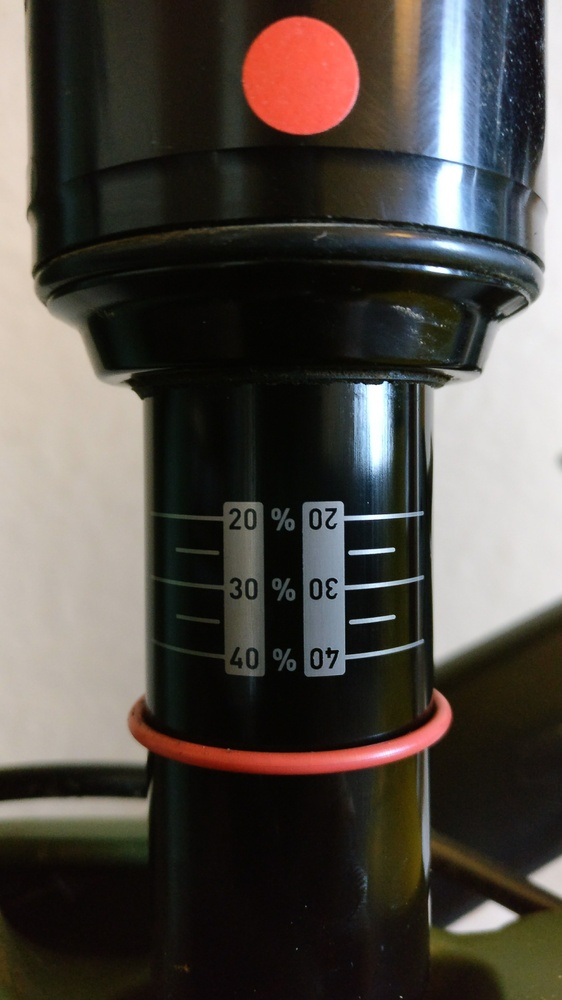
#> input picture images/100_rs.jpg, 562 x 1000 px, shrunk from 2610 x 4640 before the run
$ python measure.py   (Python 2 division)
#> lines starting #> are read from the running program, lines starting #| are printed output that depends on the picture; after the words box and inside, x2 and y2 are one past the last pixel; in counts of white or black regions, pixels touching at a corner belong together
import cv2
import numpy as np

def show_image(image, wait_time):
    try:
        cv2.imshow(str(image), image)
        cv2.waitKey(wait_time)
        return 0
    except cv2.error as e:
        print e.message

image = cv2.imread('../images/100_rs.jpg')
#> image is the input picture: shape (1000, 562, 3); mean B, G, R 68.8, 74.5, 79.8
gray_scaled = cv2.cvtColor(image, cv2.COLOR_BGR2GRAY)
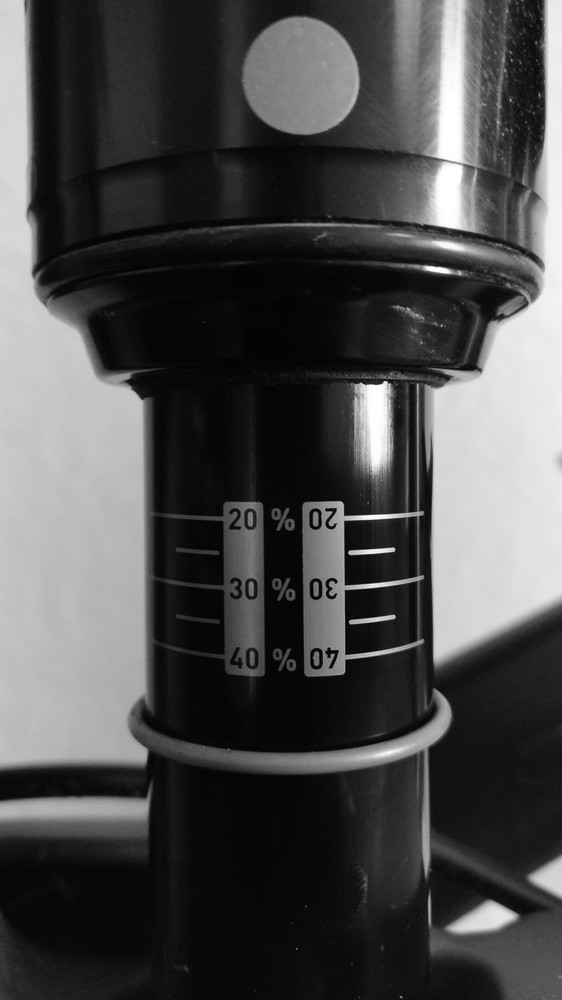
#> gray_scaled: shape (1000, 562); min 1, max 255, mean 75.5
blurred = cv2.GaussianBlur(gray_scaled, (5, 5), 0)
edged = cv2.Canny(blurred, 10, 90, apertureSize=3)
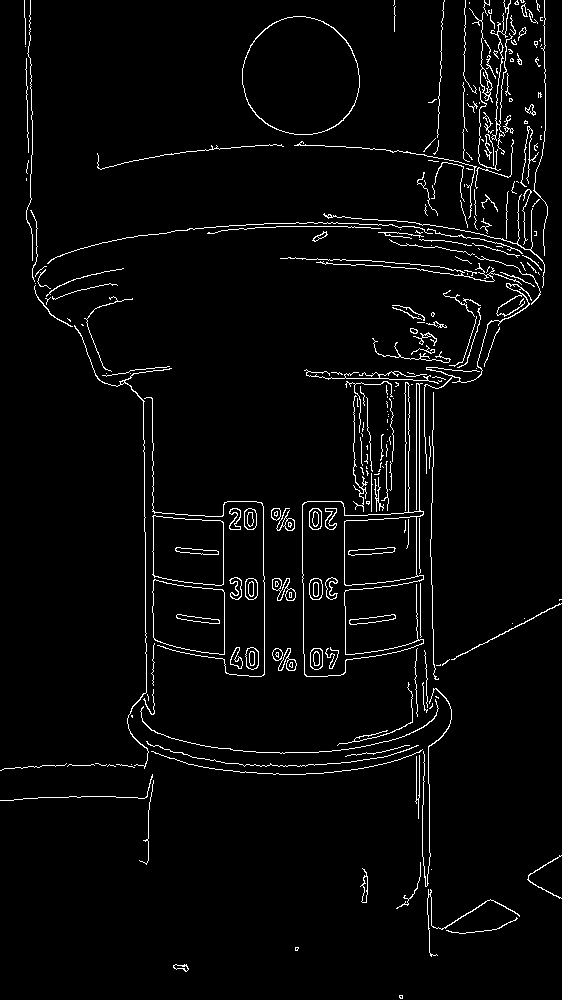
#> edged: shape (1000, 562); 3.3% white in thin lines or dots
cv2.imwrite('edged.jpg', edged)
min_line_length = 1000
max_line_gap = 10

lines = cv2.HoughLinesP(edged, 1, np.pi/180, 50, min_line_length, max_line_gap)
#> lines = 135 rows, first 6: [416, 509, 416, 383], [419, 797, 419, 755], [431, 531, 431, 503], [441, 50, 441, 30], [153, 550, 153, 515], [429, 791, 429, 847]

img_height, img_width = image.shape[:2]
#> img_height = 1000; img_width = 562

y_min = img_height
#> y_min = 1000
y_max = 0

for x1, y1, x2, y2 in lines[0]:
    #if x > half image
    if x1 >= img_width/2 and y1 >= img_height/3 and y2 <= ((img_height / 3)*2) and abs(x1 - x2) <= 1:
        y_min = min(y1, y_min)
        y_max = max(y2, y_max)
        cv2.line(image, (x1, y1), (x2, y2), (0,255,0), 15)
#> this loop made 1 pass
#> (x1, y1, x2, y2, y_min, y_max) on pass 1: (416, 509, 416, 383, 509, 383)
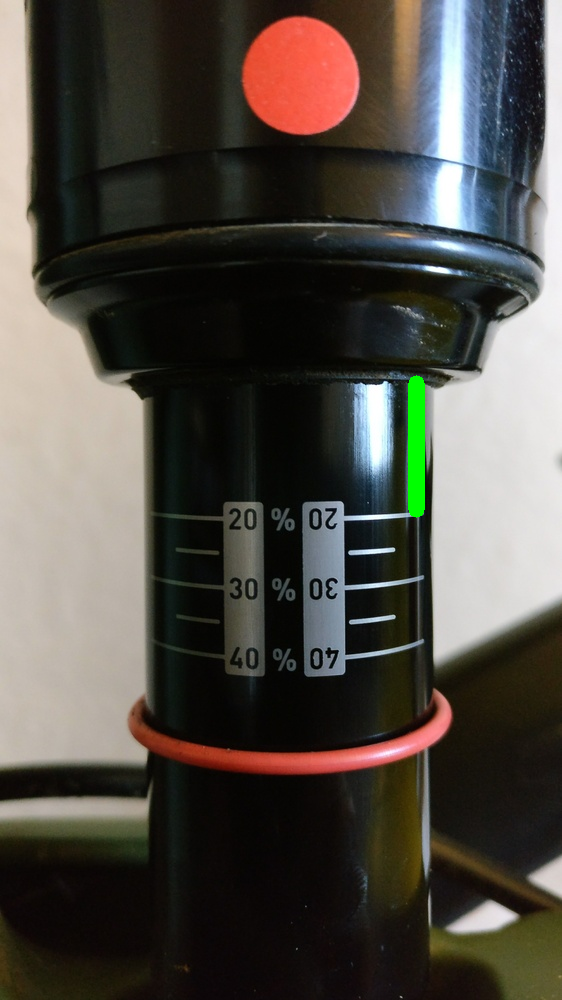
#> image: shape (1000, 562, 3); 0.42% of pixels changed, all inside (x1, y1, x2, y2) = (408, 375, 425, 518)
cv2.imwrite('output.jpg',image)

$ run again, with images/150_rs.jpg copied over images/100_rs.jpg
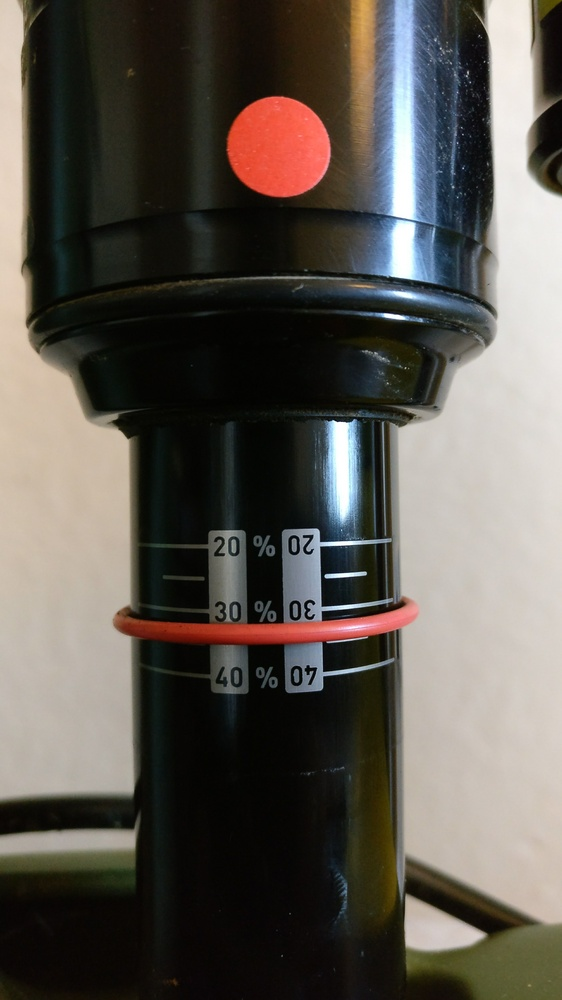
#> input picture images/150_rs.jpg, 562 x 1000 px, shrunk from 2610 x 4640 before the run
#> image is the input picture: shape (1000, 562, 3); mean B, G, R 81.2, 88.1, 93.4
#> `edged = cv2.Canny(blurred, 10, 90, apertureSize=3)`:
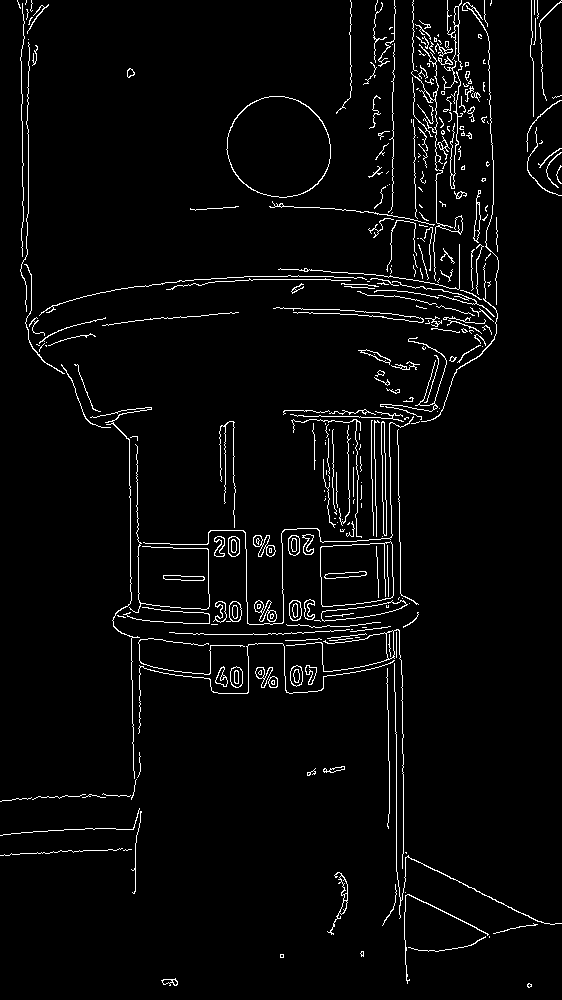
#> edged: shape (1000, 562); 3.5% white in thin lines or dots
#> lines = 156 rows, first 6: [391, 505, 391, 533], [400, 542, 400, 593], [385, 596, 385, 579], [403, 774, 403, 813], [387, 547, 387, 575], [130, 498, 130, 544]
#> the loop `for x1, y1, x2, y2 in lines[0]:` made 1 pass
#> (x1, y1, x2, y2, y_min, y_max) on pass 1: (391, 505, 391, 533, 505, 533)
#> after the loop `for x1, y1, x2, y2 in lines[0]:`:
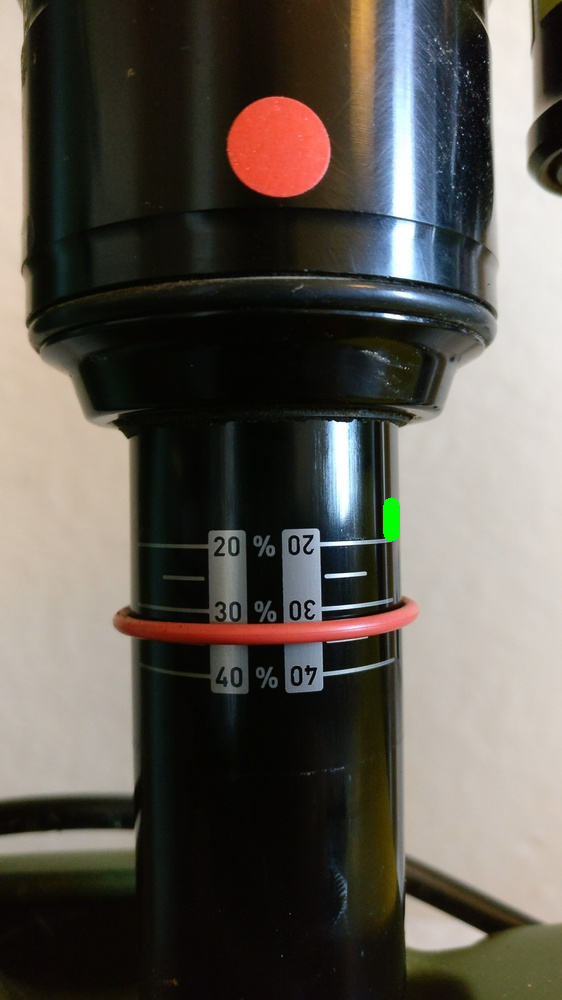
#> image: shape (1000, 562, 3); 0.12% of pixels changed, all inside (x1, y1, x2, y2) = (383, 497, 400, 542)

$ run again, with images/100_fox.jpg copied over images/100_rs.jpg
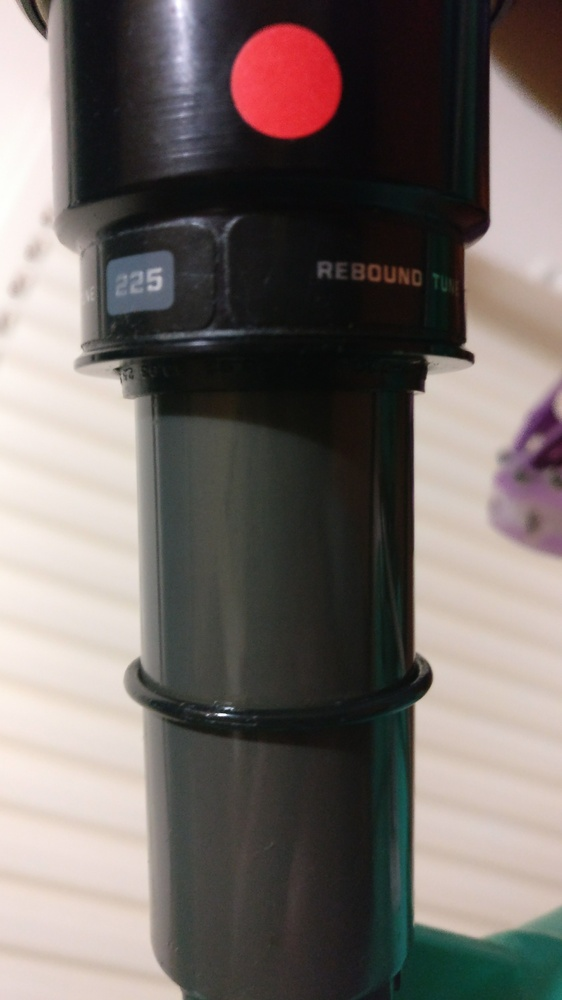
#> input picture images/100_fox.jpg, 562 x 1000 px, shrunk from 2610 x 4640 before the run
#> image is the input picture: shape (1000, 562, 3); mean B, G, R 103.6, 107.3, 115.5
#> `gray_scaled = cv2.cvtColor(image, cv2.COLOR_BGR2GRAY)`:
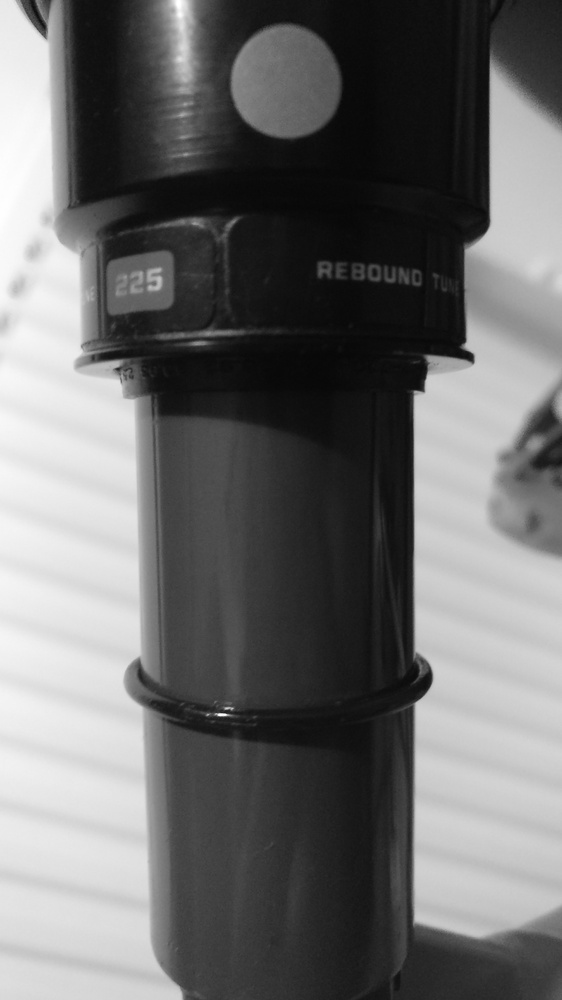
#> gray_scaled: shape (1000, 562); min 7, max 255, mean 109.3
#> `edged = cv2.Canny(blurred, 10, 90, apertureSize=3)`:
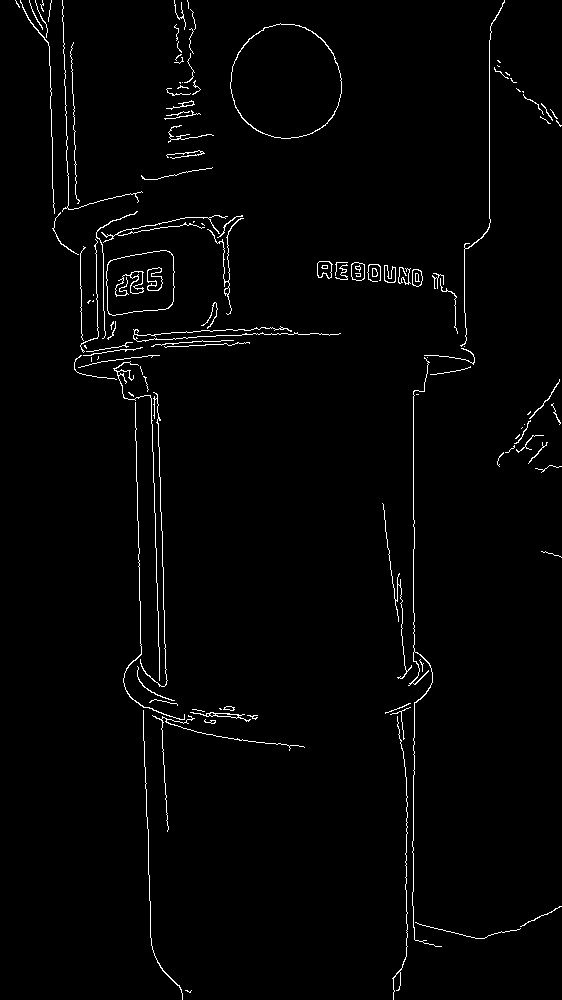
#> edged: shape (1000, 562); 1.8% white in thin lines or dots
#> lines = 90 rows, first 6: [143, 710, 143, 738], [413, 891, 413, 853], [140, 627, 140, 643], [151, 407, 151, 423], [489, 218, 489, 40], [158, 618, 159, 674]
#> the loop `for x1, y1, x2, y2 in lines[0]:` made 1 pass

$ run again, with images/100_noref.jpg copied over images/100_rs.jpg
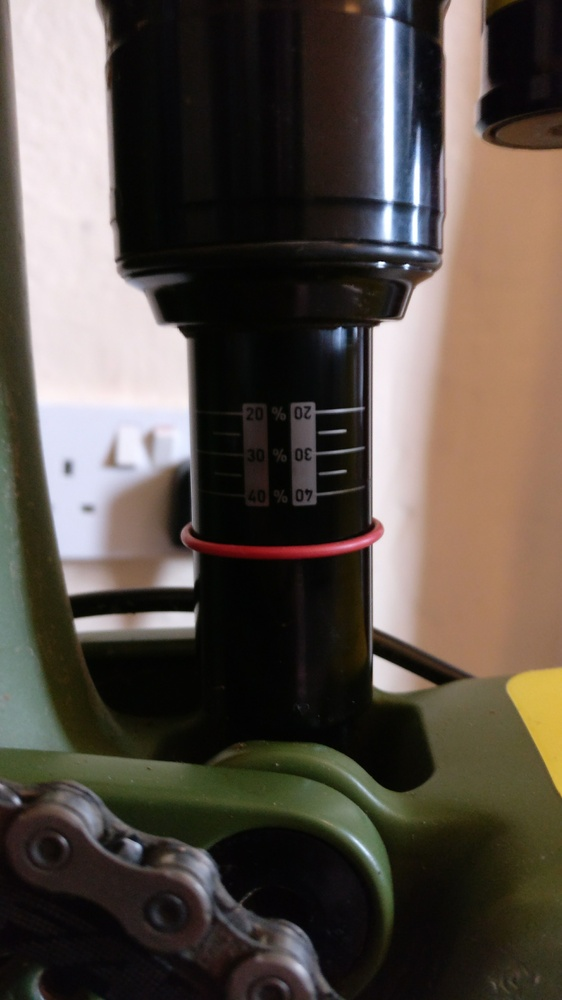
#> input picture images/100_noref.jpg, 562 x 1000 px, shrunk from 2610 x 4640 before the run
#> image is the input picture: shape (1000, 562, 3); mean B, G, R 70.2, 78.2, 87.1
#> `edged = cv2.Canny(blurred, 10, 90, apertureSize=3)`:
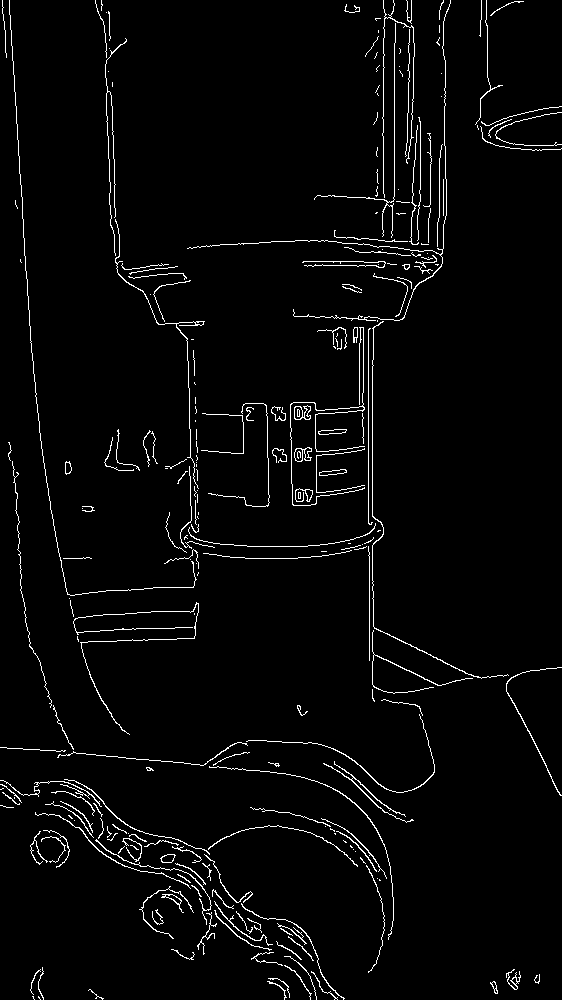
#> edged: shape (1000, 562); 2.9% white in thin lines or dots
#> lines = 142 rows, first 6: [372, 516, 372, 366], [368, 523, 368, 329], [383, 193, 383, 136], [12, 48, 12, 60], [394, 196, 394, 43], [372, 670, 372, 684]
#> the loop `for x1, y1, x2, y2 in lines[0]:` made 1 pass
#> (x1, y1, x2, y2, y_min, y_max) on pass 1: (372, 516, 372, 366, 516, 366)
#> after the loop `for x1, y1, x2, y2 in lines[0]:`:
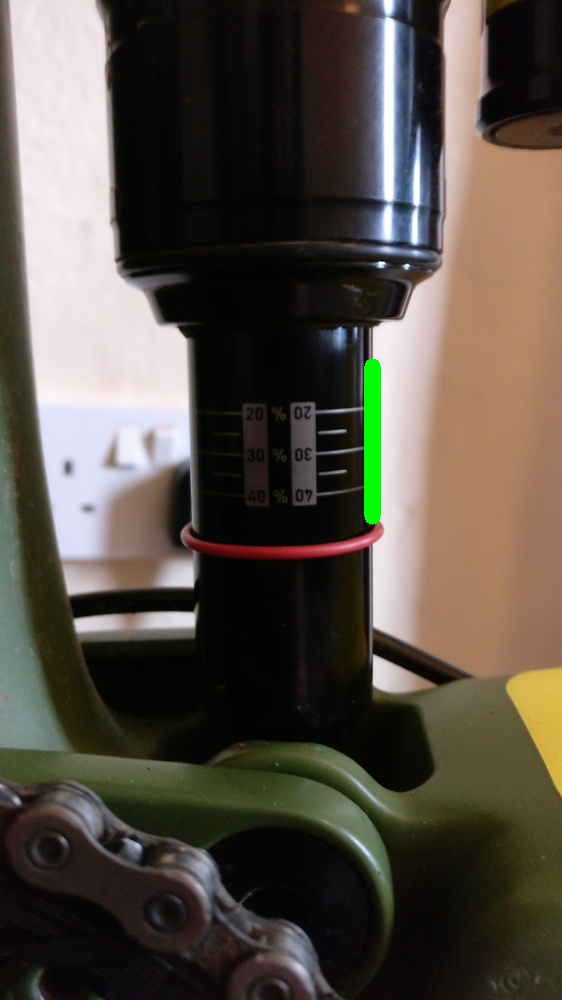
#> image: shape (1000, 562, 3); 0.49% of pixels changed, all inside (x1, y1, x2, y2) = (364, 358, 381, 525)
